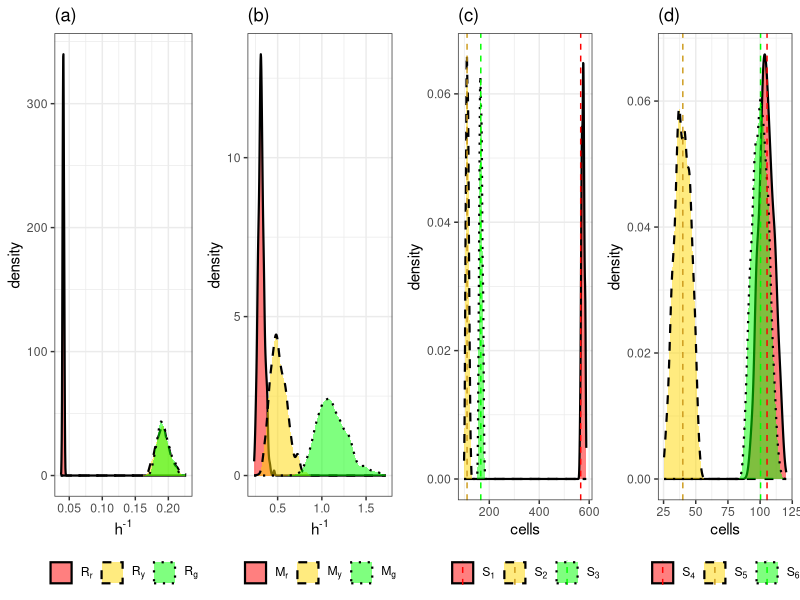
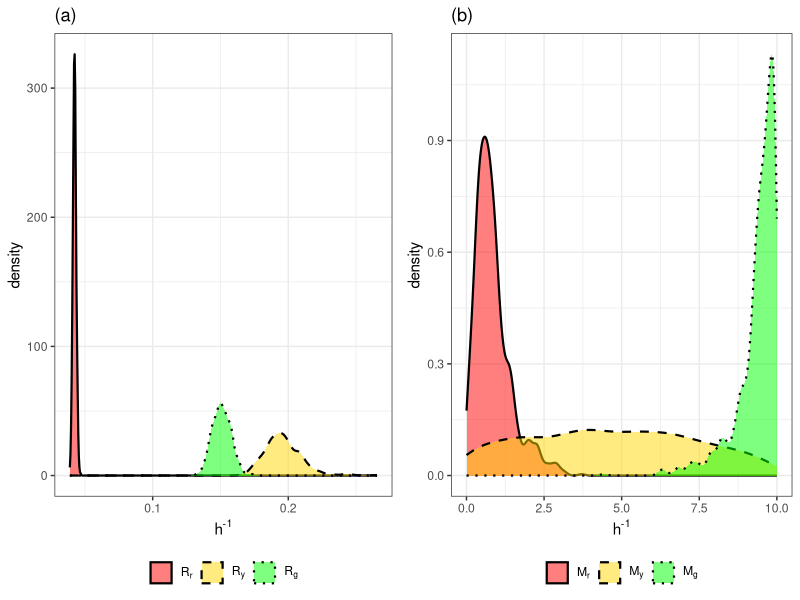
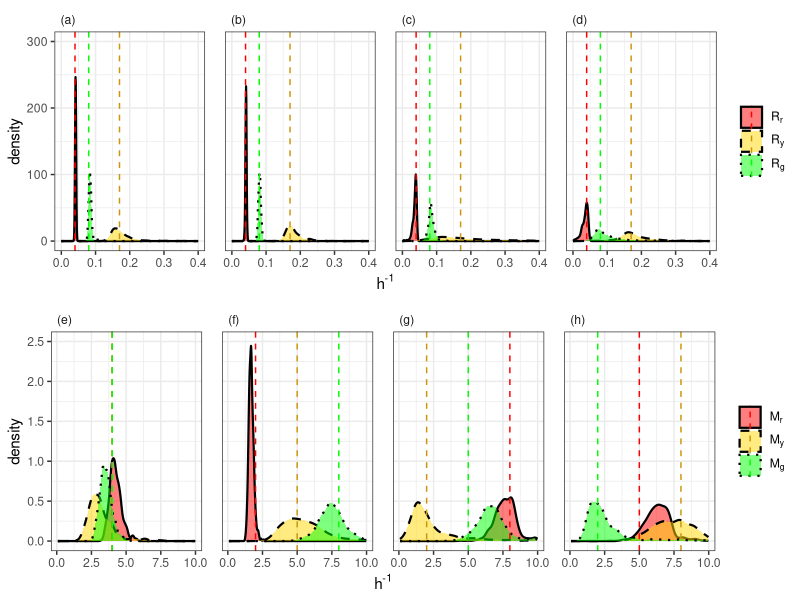
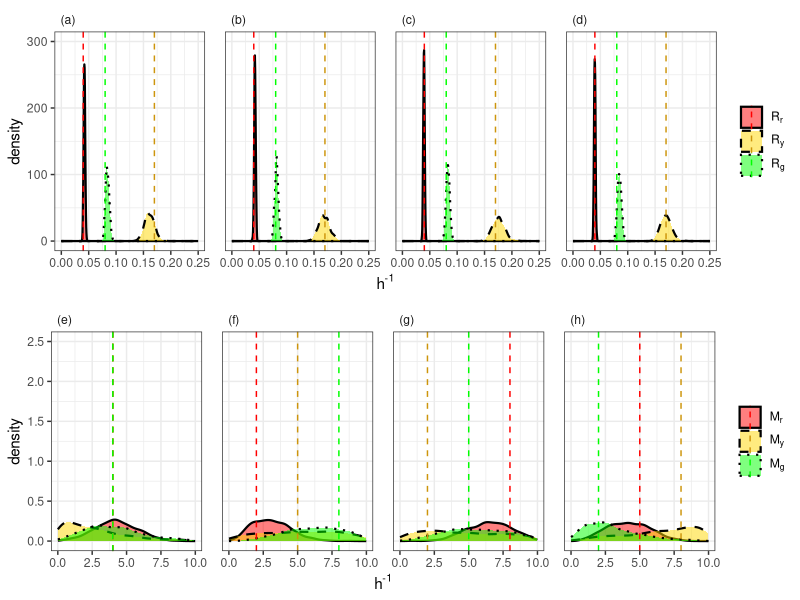
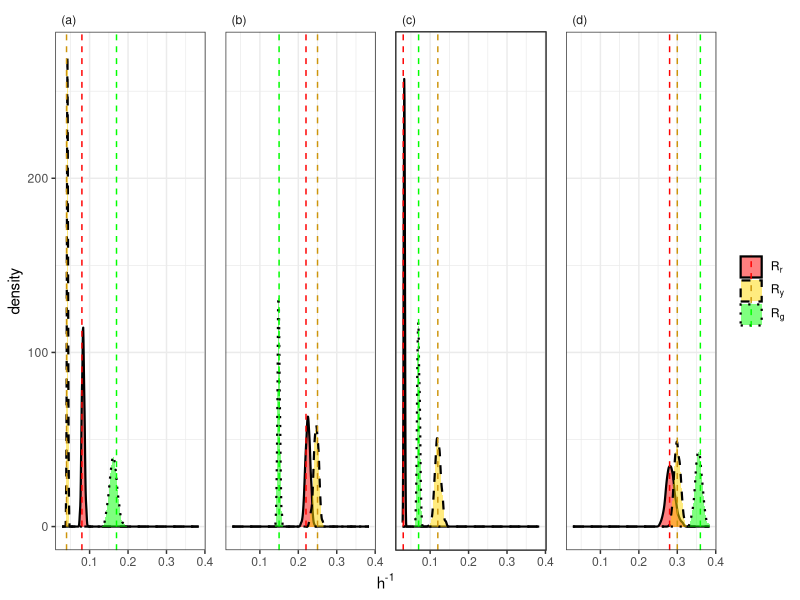
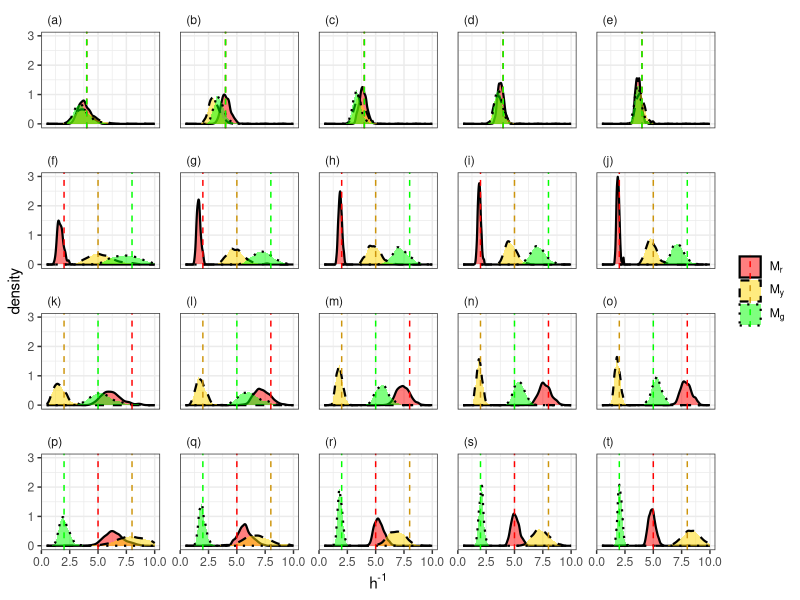
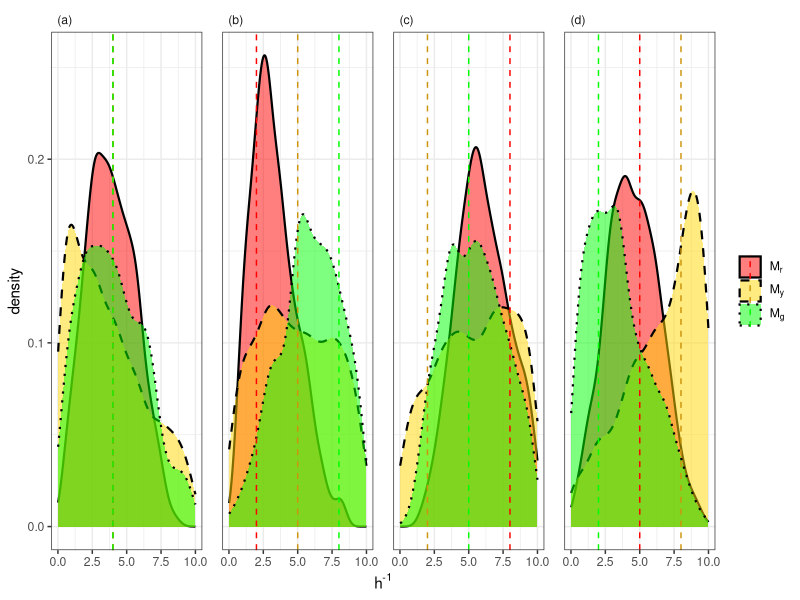
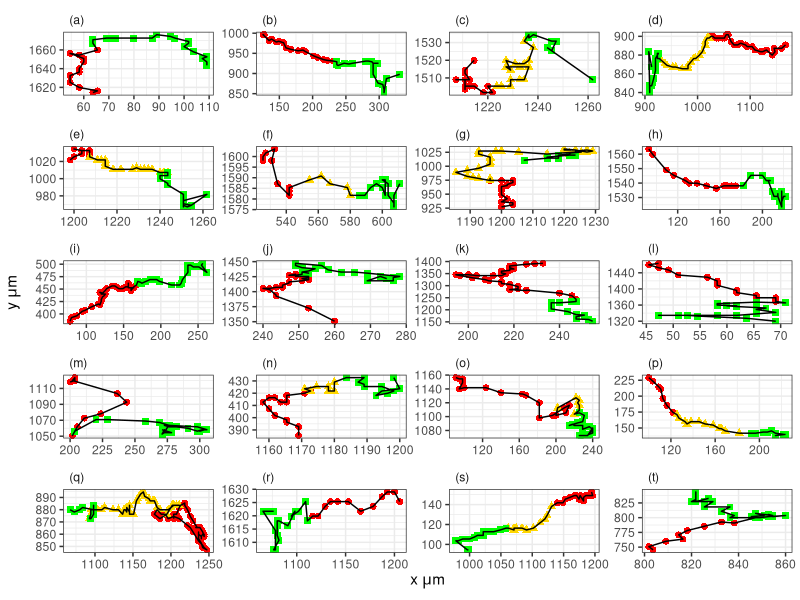

These charts were generated, in order, by the following R code:
library(readxl)
library(tidyverse)
library(ggpubr)

#set working directory to the directory of this R file
setwd(dirname(rstudioapi::getActiveDocumentContext()$path))

#load data
Experiment_CellTracking <- read_excel("../Data/SMCABC returned data/SMCABC_DATA.xlsx", sheet = "Experiment_CellTracking")
Experiment_CellDensity <- read_excel("../Data/SMCABC returned data/SMCABC_DATA.xlsx", sheet = "Experiment_CellDensity")
ProliferationData <- read_excel("../Data/SMCABC returned data/SMCABC_DATA.xlsx", sheet = "ProliferationData")
MotilityData <- read_excel("../Data/SMCABC returned data/SMCABC_DATA.xlsx", sheet = "MotilityData")
SixParameterData <- read_excel("../Data/SMCABC returned data/SMCABC_DATA.xlsx", sheet = "SixParameterData")
CellTracking <- read_excel("../Data/DataProcessing/FUCCI_processed.xlsx", sheet = "CellTracking")


#observed summary statistics
Nred <- 566
Nyellow <- 111
Ngreen <- 166
RedDistance <- 105.38626
YellowDistance <- 39.95925
GreenDistance <- 100.36051


#Experiment Plots - Cell Tracking

Experiment_CellTracking %>% 
  as_tibble() %>% 
  select(1:6) %>% 
  gather(Parameter, Value) %>% 
  mutate(Parameter = factor(Parameter, levels = c("Rr", "Ry", "Rg","Mr", "My", "Mg"))) %>% 
  group_by(Parameter) %>% 
  summarise(
    mu = signif(mean(Value), digits=3),
    sd = signif(sd(Value), digits=3),
    "2.5%" = signif(quantile(Value, 0.025), digits=3),
    "50%" = signif(quantile(Value, 0.5), digits=3),
    "97.5%" = signif(quantile(Value, 0.975), digits=3),
    CV = signif(sd/mu, digits=3)
  )


p1 <- 
  Experiment_CellTracking %>% 
  as_tibble() %>%
  select(1:6) %>% 
  gather(Parameter,Value) %>% 
  mutate(Type = case_when(
    Parameter == "Rr" | Parameter == "Ry" | Parameter == "Rg" ~ "Transition",
    Parameter == "Mr" | Parameter == "My" | Parameter == "Mg" ~ "Motility" 
  )) %>% 
  mutate(Type = factor(Type, levels = c("Transition", "Motility"))) %>% 
  mutate(Parameter = factor(Parameter, levels = c("Rr", "Ry", "Rg","Mr", "My", "Mg"))) %>% 
  filter(Type == "Transition") %>% 
  ggplot(aes(x = Value, fill = Parameter, linetype = Parameter)) + 
  geom_density(alpha = 0.5, size = 0.75) +
  facet_wrap(~Type, scale = "free") +
  scale_fill_manual(values = c("Rr" = "red", "Ry" = "gold", "Rg" = "green", "Mr" = "red", "My" = "gold", "Mg" = "green"), labels = c(expression(R[r]),expression(R[y]),expression(R[g])))+ 
  scale_linetype_manual(values = c("solid", "dashed", "dotted"), labels = c(expression(R[r]),expression(R[y]),expression(R[g]))) +
  theme_bw() +
  theme(
    legend.position = "bottom",
    legend.title = element_blank(),
    strip.text.x = element_blank()
  ) + 
  labs(x = expression("h"^"-1"), title = "(a)")

p2 <- 
  Experiment_CellTracking %>% 
  as_tibble() %>%
  select(1:6) %>% 
  gather(Parameter,Value) %>% 
  mutate(Type = case_when(
    Parameter == "Rr" | Parameter == "Ry" | Parameter == "Rg" ~ "Transition",
    Parameter == "Mr" | Parameter == "My" | Parameter == "Mg" ~ "Motility" 
  )) %>% 
  mutate(Type = factor(Type, levels = c("Transition", "Motility"))) %>% 
  mutate(Parameter = factor(Parameter, levels = c("Rr", "Ry", "Rg","Mr", "My", "Mg"))) %>% 
  filter(Type == "Motility") %>% 
  ggplot(aes(x = Value, fill = Parameter, linetype = Parameter)) + 
  geom_density(alpha = 0.5, size = 0.75) +
  facet_wrap(~Type, scale = "free") +
  scale_fill_manual(values = c("Rr" = "red", "Ry" = "gold", "Rg" = "green", "Mr" = "red", "My" = "gold", "Mg" = "green"), labels = c(expression(M[r]),expression(M[y]),expression(M[g])))+ 
  scale_linetype_manual(values = c("solid", "dashed", "dotted"), labels = c(expression(M[r]),expression(M[y]),expression(M[g]))) +
  theme_bw() +
  theme(
    legend.position = "bottom",
    legend.title = element_blank(),
    strip.text.x = element_blank()
  ) + 
  labs(x = expression("h"^"-1"), title = "(b)")

p3 <- 
  Experiment_CellTracking %>% 
  select(contains("sx")) %>% 
  gather(Parameter, Value) %>% 
  mutate(Type = case_when(
    Parameter == "sx1" | Parameter == "sx2" | Parameter == "sx3" ~ "Transition",
    Parameter == "sx4" | Parameter == "sx5" | Parameter == "sx6" ~ "Motility" 
  )) %>% 
  mutate(Type = factor(Type, levels = c("Transition", "Motility"))) %>% 
  mutate(TrueVal = case_when(
    Parameter == "sx1" ~ Nred,
    Parameter == "sx2" ~ Nyellow,
    Parameter == "sx3" ~ Ngreen,
    Parameter == "sx4" ~ RedDistance,
    Parameter == "sx5" ~ YellowDistance,
    Parameter == "sx6" ~ GreenDistance
  )) %>% 
  filter(Type == "Transition") %>% 
  ggplot(aes(x = Value, fill = Parameter, linetype = Parameter)) + 
  geom_density(alpha = 0.5, size = 0.75) +
  facet_wrap(~Type, scale = "free") + 
  geom_vline(aes(xintercept = TrueVal, color = Parameter), linetype = "dashed") +
  scale_fill_manual(values = c("sx1" = "red", "sx2" = "gold", "sx3" = "green", "sx4" = "red", "sx5" = "gold", "sx6" = "green"), labels = c(expression(S[1]),expression(S[2]),expression(S[3])))+ 
  scale_color_manual(values = c("sx1" = "red", "sx2" = "goldenrod3", "sx3" = "green", "sx4" = "red", "sx5" = "goldenrod3", "sx6" = "green"), labels = c(expression(S[1]),expression(S[2]),expression(S[3])))+ 
  scale_linetype_manual(values = c("solid", "dashed", "dotted"), labels = c(expression(S[1]),expression(S[2]),expression(S[3]))) +
  theme_bw() +
  theme(
    legend.position = "bottom",
    legend.title = element_blank(),
    strip.text.x = element_blank()
  ) + 
  labs(x = "cells", title = "(c)")

p4 <- 
  Experiment_CellTracking %>% 
  select(contains("sx")) %>% 
  gather(Parameter, Value) %>% 
  mutate(Type = case_when(
    Parameter == "sx1" | Parameter == "sx2" | Parameter == "sx3" ~ "Transition",
    Parameter == "sx4" | Parameter == "sx5" | Parameter == "sx6" ~ "Motility" 
  )) %>% 
  mutate(Type = factor(Type, levels = c("Transition", "Motility"))) %>% 
  mutate(TrueVal = case_when(
    Parameter == "sx1" ~ Nred,
    Parameter == "sx2" ~ Nyellow,
    Parameter == "sx3" ~ Ngreen,
    Parameter == "sx4" ~ RedDistance,
    Parameter == "sx5" ~ YellowDistance,
    Parameter == "sx6" ~ GreenDistance
  )) %>% 
  filter(Type == "Motility") %>% 
  ggplot(aes(x = Value, fill = Parameter, linetype = Parameter)) + 
  geom_density(alpha = 0.5, size = 0.75) +
  facet_wrap(~Type, scale = "free") + 
  geom_vline(aes(xintercept = TrueVal, color = Parameter), linetype = "dashed") +
  scale_fill_manual(values = c("sx1" = "red", "sx2" = "gold", "sx3" = "green", "sx4" = "red", "sx5" = "gold", "sx6" = "green"), labels = c(expression(S[4]),expression(S[5]),expression(S[6])))+ 
  scale_color_manual(values = c("sx1" = "red", "sx2" = "goldenrod3", "sx3" = "green", "sx4" = "red", "sx5" = "goldenrod3", "sx6" = "green"), labels = c(expression(S[4]),expression(S[5]),expression(S[6])))+ 
  scale_linetype_manual(values = c("solid", "dashed", "dotted"), labels = c(expression(S[4]),expression(S[5]),expression(S[6]))) + 
  theme_bw() +
  theme(
    legend.position = "bottom",
    legend.title = element_blank(),
    strip.text.x = element_blank()
  ) + 
  labs(x = "cells", title = "(d)")

ggarrange(p1,p2,p3,p4, nrow = 1)
ggsave("ExperimentResults_CellTracking.pdf", width = 9, height = 4, units = "in")

#Experiment Plots - SpatioTemporal
p1 <- 
  Experiment_CellDensity %>% 
  as_tibble() %>%
  select(1:6) %>% 
  gather(Parameter,Value) %>% 
  mutate(Type = case_when(
    Parameter == "Rr" | Parameter == "Ry" | Parameter == "Rg" ~ "Transition",
    Parameter == "Mr" | Parameter == "My" | Parameter == "Mg" ~ "Motility" 
  )) %>% 
  mutate(Type = factor(Type, levels = c("Transition", "Motility"))) %>% 
  mutate(Parameter = factor(Parameter, levels = c("Rr", "Ry", "Rg","Mr", "My", "Mg"))) %>% 
  filter(Type == "Transition") %>% 
  ggplot(aes(x = Value, fill = Parameter, linetype = Parameter)) + 
  geom_density(alpha = 0.5, size = 0.75) +
  facet_wrap(~Type, scale = "free") +
  scale_fill_manual(values = c("Rr" = "red", "Ry" = "gold", "Rg" = "green", "Mr" = "red", "My" = "gold", "Mg" = "green"), labels = c(expression(R[r]),expression(R[y]),expression(R[g])))+ 
  scale_linetype_manual(values = c("solid", "dashed", "dotted"), labels = c(expression(R[r]),expression(R[y]),expression(R[g]))) +
  theme_bw() +
  theme(
    legend.position = "bottom",
    legend.title = element_blank(),
    strip.text.x = element_blank()
  ) + 
  labs(x = expression("h"^"-1"), title = "(a)")

p2 <- 
  Experiment_CellDensity %>% 
  as_tibble() %>%
  select(1:6) %>% 
  gather(Parameter,Value) %>% 
  mutate(Type = case_when(
    Parameter == "Rr" | Parameter == "Ry" | Parameter == "Rg" ~ "Transition",
    Parameter == "Mr" | Parameter == "My" | Parameter == "Mg" ~ "Motility" 
  )) %>% 
  mutate(Type = factor(Type, levels = c("Transition", "Motility"))) %>% 
  mutate(Parameter = factor(Parameter, levels = c("Rr", "Ry", "Rg","Mr", "My", "Mg"))) %>% 
  filter(Type == "Motility") %>% 
  ggplot(aes(x = Value, fill = Parameter, linetype = Parameter)) + 
  geom_density(alpha = 0.5, size = 0.75) +
  facet_wrap(~Type, scale = "free") +
  scale_fill_manual(values = c("Rr" = "red", "Ry" = "gold", "Rg" = "green", "Mr" = "red", "My" = "gold", "Mg" = "green"), labels = c(expression(M[r]),expression(M[y]),expression(M[g])))+ 
  scale_linetype_manual(values = c("solid", "dashed", "dotted"), labels = c(expression(M[r]),expression(M[y]),expression(M[g]))) +
  theme_bw() +
  theme(
    legend.position = "bottom",
    legend.title = element_blank(),
    strip.text.x = element_blank()
  ) + 
  labs(x = expression("h"^"-1"), title = "(b)")

ggarrange(p1,p2, nrow = 1)
ggsave("ExperimentResults_SpatioTemporal.pdf", width = 4.5, height = 4, units = "in")

#SixParameters Plots - CellTracking

SixParameterData_CellTracking <-
  SixParameterData %>% 
  filter(MotilityData == "CellTracking") %>% 
  select(c(1:6,"Simulation")) %>% 
  gather(Parameter, Value, -Simulation) %>% 
  mutate(Parameter = factor(Parameter, levels = c("Rr", "Ry", "Rg","Mr", "My", "Mg"))) %>% 
  mutate(TrueValue = case_when(
    Simulation == 1 & Parameter == "Mr" ~ 4,
    Simulation == 1 & Parameter == "My" ~ 4,
    Simulation == 1 & Parameter == "Mg" ~ 4,
    Simulation == 2 & Parameter == "Mr" ~ 2,
    Simulation == 2 & Parameter == "My" ~ 5,
    Simulation == 2 & Parameter == "Mg" ~ 8,
    Simulation == 3 & Parameter == "Mr" ~ 8,
    Simulation == 3 & Parameter == "My" ~ 2,
    Simulation == 3 & Parameter == "Mg" ~ 5,
    Simulation == 4 & Parameter == "Mr" ~ 5,
    Simulation == 4 & Parameter == "My" ~ 8,
    Simulation == 4 & Parameter == "Mg" ~ 2,
    Parameter == "Rr" ~ 0.04,
    Parameter == "Ry" ~ 0.17,
    Parameter == "Rg" ~ 0.08
  )) %>% 
  mutate(Parameter_type = case_when(
    Parameter %in% c("Rr", "Ry", "Rg") ~ "Transition",
    Parameter %in% c("Mr", "My", "Mg") ~ "Motility",
  )) %>% 
  mutate(Parameter_type = factor(Parameter_type, levels = c("Transition", "Motility"))) %>% 
  mutate(facets = case_when(
    Simulation == 1 & Parameter_type == "Transition" ~ "(a)",
    Simulation == 2 & Parameter_type == "Transition" ~ "(b)",
    Simulation == 3 & Parameter_type == "Transition" ~ "(c)",
    Simulation == 4 & Parameter_type == "Transition" ~ "(d)",
    Simulation == 1 & Parameter_type == "Motility" ~ "(e)",
    Simulation == 2 & Parameter_type == "Motility" ~ "(f)",
    Simulation == 3 & Parameter_type == "Motility" ~ "(g)",
    Simulation == 4 & Parameter_type == "Motility" ~ "(h)"
  )) 

p1 <-
  SixParameterData_CellTracking %>%
  filter(Parameter_type == "Transition") %>% 
  ggplot(aes(x = Value, fill = Parameter, linetype = Parameter)) + 
  geom_density(alpha = 0.5, size = 0.75) + 
  geom_vline(aes(xintercept = TrueValue, color = Parameter), linetype = "dashed") +
  facet_wrap(~facets, nrow = 1) + 
  scale_fill_manual(values=c("red", "gold", "green"), labels = c(expression(R[r]),expression(R[y]),expression(R[g]))) + 
  scale_color_manual(values=c("red", "darkgoldenrod3", "green"), labels = c(expression(R[r]),expression(R[y]),expression(R[g])))+ 
  scale_linetype_manual(values = c("solid", "dashed", "dotted"), labels = c(expression(R[r]),expression(R[y]),expression(R[g]))) +
  theme_bw() +
  theme(
    legend.title = element_blank(),
    panel.spacing = unit(1, "lines"),
    strip.text.x = element_text(angle = 0, hjust = 0),
    strip.text.y = element_blank(),
    strip.background = element_blank()
  ) + 
  xlim(0,0.4) +
  ylim(0,300) + 
  labs(x = expression("h"^"-1"))

p2 <- 
  SixParameterData_CellTracking %>%
  filter(Parameter_type == "Motility")  %>% 
  ggplot(aes(x = Value, fill = Parameter, linetype = Parameter)) + 
  geom_density(alpha = 0.5, size = 0.75) + 
  geom_vline(aes(xintercept = TrueValue, color = Parameter), linetype = "dashed") +
  facet_wrap(~facets, nrow = 1) + 
  scale_fill_manual(values=c("red", "gold", "green"), labels = c(expression(M[r]),expression(M[y]),expression(M[g]))) + 
  scale_color_manual(values=c("red", "darkgoldenrod3", "green"), labels = c(expression(M[r]),expression(M[y]),expression(M[g]))) +  
  scale_linetype_manual(values = c("solid", "dashed", "dotted"), labels = c(expression(M[r]),expression(M[y]),expression(M[g]))) +
  theme_bw() +
  theme(
    legend.title = element_blank(),
    panel.spacing = unit(1, "lines"),
    strip.text.x = element_text(angle = 0, hjust = 0),
    strip.text.y = element_blank(),
    strip.background = element_blank()
  ) +
  ylim(0,2.5) +
  labs(x = expression("h"^"-1"))
       
ggarrange(p1,p2, nrow = 2) 

ggsave("SixParameters_SIM_CellTracking.pdf", width = 9, height = 8, units = "in")

#SixParameters Plots - CellDensity

SixParameterData_CellDensity <-
  SixParameterData %>% 
  filter(MotilityData == "CellDensity") %>% 
  select(c(1:6,"Simulation")) %>% 
  gather(Parameter, Value, -Simulation) %>% 
  mutate(Parameter = factor(Parameter, levels = c("Rr", "Ry", "Rg","Mr", "My", "Mg"))) %>% 
  mutate(TrueValue = case_when(
    Simulation == 1 & Parameter == "Mr" ~ 4,
    Simulation == 1 & Parameter == "My" ~ 4,
    Simulation == 1 & Parameter == "Mg" ~ 4,
    Simulation == 2 & Parameter == "Mr" ~ 2,
    Simulation == 2 & Parameter == "My" ~ 5,
    Simulation == 2 & Parameter == "Mg" ~ 8,
    Simulation == 3 & Parameter == "Mr" ~ 8,
    Simulation == 3 & Parameter == "My" ~ 2,
    Simulation == 3 & Parameter == "Mg" ~ 5,
    Simulation == 4 & Parameter == "Mr" ~ 5,
    Simulation == 4 & Parameter == "My" ~ 8,
    Simulation == 4 & Parameter == "Mg" ~ 2,
    Parameter == "Rr" ~ 0.04,
    Parameter == "Ry" ~ 0.17,
    Parameter == "Rg" ~ 0.08
  )) %>% 
  mutate(Parameter_type = case_when(
    Parameter %in% c("Rr", "Ry", "Rg") ~ "Transition",
    Parameter %in% c("Mr", "My", "Mg") ~ "Motility",
  )) %>% 
  mutate(Parameter_type = factor(Parameter_type, levels = c("Transition", "Motility"))) %>% 
  mutate(facets = case_when(
    Simulation == 1 & Parameter_type == "Transition" ~ "(a)",
    Simulation == 2 & Parameter_type == "Transition" ~ "(b)",
    Simulation == 3 & Parameter_type == "Transition" ~ "(c)",
    Simulation == 4 & Parameter_type == "Transition" ~ "(d)",
    Simulation == 1 & Parameter_type == "Motility" ~ "(e)",
    Simulation == 2 & Parameter_type == "Motility" ~ "(f)",
    Simulation == 3 & Parameter_type == "Motility" ~ "(g)",
    Simulation == 4 & Parameter_type == "Motility" ~ "(h)"
  )) 

p1 <-
  SixParameterData_CellDensity %>%
  filter(Parameter_type == "Transition") %>% 
  ggplot(aes(x = Value, fill = Parameter, linetype = Parameter)) + 
  geom_density(alpha = 0.5, size = 0.75) + 
  geom_vline(aes(xintercept = TrueValue, color = Parameter), linetype = "dashed") +
  facet_wrap(~facets, nrow = 1) + 
  scale_fill_manual(values=c("red", "gold", "green"), labels = c(expression(R[r]),expression(R[y]),expression(R[g]))) + 
  scale_color_manual(values=c("red", "darkgoldenrod3", "green"), labels = c(expression(R[r]),expression(R[y]),expression(R[g])))+ 
  scale_linetype_manual(values = c("solid", "dashed", "dotted"), labels = c(expression(R[r]),expression(R[y]),expression(R[g]))) +
  theme_bw() +
  theme(
    legend.title = element_blank(),
    panel.spacing = unit(1, "lines"),
    strip.text.x = element_text(angle = 0, hjust = 0),
    strip.text.y = element_blank(),
    strip.background = element_blank()
  ) + 
  xlim(0,0.25) + 
  ylim(0,300) +
  labs(x = expression("h"^"-1"))

p2 <- 
  SixParameterData_CellDensity %>%
  filter(Parameter_type == "Motility")  %>% 
  ggplot(aes(x = Value, fill = Parameter, linetype = Parameter)) + 
  geom_density(alpha = 0.5, size = 0.75) + 
  geom_vline(aes(xintercept = TrueValue, color = Parameter), linetype = "dashed") +
  facet_wrap(~facets, nrow = 1) + 
  scale_fill_manual(values=c("red", "gold", "green"), labels = c(expression(M[r]),expression(M[y]),expression(M[g]))) + 
  scale_color_manual(values=c("red", "darkgoldenrod3", "green"), labels = c(expression(M[r]),expression(M[y]),expression(M[g]))) +  
  scale_linetype_manual(values = c("solid", "dashed", "dotted"), labels = c(expression(M[r]),expression(M[y]),expression(M[g]))) +
  theme_bw() +
  theme(
    legend.title = element_blank(),
    panel.spacing = unit(1, "lines"),
    strip.text.x = element_text(angle = 0, hjust = 0),
    strip.text.y = element_blank(),
    strip.background = element_blank()
  ) + 
  ylim(0,2.5) +
  labs(x = expression("h"^"-1"))

ggarrange(p1,p2, nrow = 2)

ggsave("SixParameters_SIM_CellDensity.pdf", width = 9, height = 8, units = "in")

#Proliferation Plots
ProliferationData %>% 
  gather(Parameter,Value,-Simulation) %>% 
  mutate(TrueValue = case_when(
    Simulation == 1 & Parameter == "Rr" ~ 0.04,
    Simulation == 1 & Parameter == "Ry" ~ 0.17,
    Simulation == 1 & Parameter == "Rg" ~ 0.08,
    Simulation == 2 & Parameter == "Rr" ~ 0.25,
    Simulation == 2 & Parameter == "Ry" ~ 0.15,
    Simulation == 2 & Parameter == "Rg" ~ 0.22,
    Simulation == 3 & Parameter == "Rr" ~ 0.12,
    Simulation == 3 & Parameter == "Ry" ~ 0.07,
    Simulation == 3 & Parameter == "Rg" ~ 0.03,
    Simulation == 4 & Parameter == "Rr" ~ 0.3,
    Simulation == 4 & Parameter == "Ry" ~ 0.36,
    Simulation == 4 & Parameter == "Rg" ~ 0.28
    )
  ) %>% 
  mutate(facets = case_when(
    Simulation == 1 ~ "(a)",
    Simulation == 2 ~ "(b)",
    Simulation == 3 ~ "(c)",
    Simulation == 4 ~ "(d)"
  )) %>% 
  ggplot(aes(x = Value, fill = Parameter, linetype = Parameter)) + 
  geom_density(alpha = 0.5, size = 0.75) +
  geom_vline(aes(xintercept = TrueValue, color = Parameter), linetype='dashed') + 
  facet_wrap(~facets, nrow = 1) + 
  scale_fill_manual(values=c("red", "gold", "green"), labels = c(expression(R[r]),expression(R[y]),expression(R[g]))) + 
  scale_color_manual(values=c("red", "darkgoldenrod3", "green"), labels = c(expression(R[r]),expression(R[y]),expression(R[g]))) +
  scale_linetype_manual(values = c("solid", "dashed", "dotted"), labels = c(expression(R[r]),expression(R[y]),expression(R[g]))) +
  theme_bw() +
  theme(
    legend.title = element_blank(),
    panel.spacing = unit(1, "lines"),
    strip.text.x = element_text(angle = 0, hjust = 0),
    strip.text.y = element_blank(),
    strip.background = element_blank()
  ) + 
  labs(x = expression("h"^"-1"))

ggsave("Proliferation_SIM.pdf", width = 9, height = 4, units = "in")


#Motility Plots 
MotilityData <-
  MotilityData %>% 
  gather(Parameter, Value, -c(Simulation, ntrack, MotilityData)) %>% 
  mutate(Parameter = factor(Parameter, levels = c("Mr", "My", "Mg"))) %>% 
  mutate(TrueValue = case_when(
    Simulation == 1 & Parameter == "Mr" ~ 4,
    Simulation == 1 & Parameter == "My" ~ 4,
    Simulation == 1 & Parameter == "Mg" ~ 4,
    Simulation == 2 & Parameter == "Mr" ~ 2,
    Simulation == 2 & Parameter == "My" ~ 5,
    Simulation == 2 & Parameter == "Mg" ~ 8,
    Simulation == 3 & Parameter == "Mr" ~ 8,
    Simulation == 3 & Parameter == "My" ~ 2,
    Simulation == 3 & Parameter == "Mg" ~ 5,
    Simulation == 4 & Parameter == "Mr" ~ 5,
    Simulation == 4 & Parameter == "My" ~ 8,
    Simulation == 4 & Parameter == "Mg" ~ 2 
  )) 

MotilityData %>% 
  filter(MotilityData == "CellTracking") %>% 
  mutate(ntrack = as.factor(ntrack)) %>% 
  mutate(facets = case_when(
    Simulation == 1 & ntrack == 10 ~ "(a)",
    Simulation == 1 & ntrack == 20 ~ "(b)",
    Simulation == 1 & ntrack == 30 ~ "(c)",
    Simulation == 1 & ntrack == 40 ~ "(d)",
    Simulation == 1 & ntrack == 50 ~ "(e)",
    Simulation == 2 & ntrack == 10 ~ "(f)",
    Simulation == 2 & ntrack == 20 ~ "(g)",
    Simulation == 2 & ntrack == 30 ~ "(h)",
    Simulation == 2 & ntrack == 40 ~ "(i)",
    Simulation == 2 & ntrack == 50 ~ "(j)",
    Simulation == 3 & ntrack == 10 ~ "(k)",
    Simulation == 3 & ntrack == 20 ~ "(l)",
    Simulation == 3 & ntrack == 30 ~ "(m)",
    Simulation == 3 & ntrack == 40 ~ "(n)",
    Simulation == 3 & ntrack == 50 ~ "(o)",
    Simulation == 4 & ntrack == 10 ~ "(p)",
    Simulation == 4 & ntrack == 20 ~ "(q)",
    Simulation == 4 & ntrack == 30 ~ "(r)",
    Simulation == 4 & ntrack == 40 ~ "(s)",
    Simulation == 4 & ntrack == 50 ~ "(t)"
  )) %>% 
  ggplot(aes(x = Value, fill = Parameter, linetype = Parameter)) + 
  geom_density(alpha = 0.5, size = 0.75) + 
  geom_vline(aes(xintercept = TrueValue, color = Parameter), linetype='dashed') + 
  facet_wrap(~facets, ncol = 5) + 
  scale_fill_manual(values=c("red", "gold", "green"), labels = c(expression(M[r]),expression(M[y]),expression(M[g]))) + 
  scale_color_manual(values=c("red", "darkgoldenrod3", "green"), labels = c(expression(M[r]),expression(M[y]),expression(M[g]))) +
  scale_linetype_manual(values = c("solid", "dashed", "dotted"), labels = c(expression(M[r]),expression(M[y]),expression(M[g]))) +
  theme_bw() +
  theme(
    legend.title = element_blank(),
    panel.spacing = unit(1, "lines"),
    strip.text.x = element_text(angle = 0, hjust = 0),
    strip.text.y = element_blank(),
    strip.background = element_blank()
  ) + 
  labs(x = expression("h"^"-1"))

ggsave("Motility_SIM_CellTracking.pdf", width = 8, height = 8, units = "in")

MotilityData %>% 
  filter(MotilityData == "CellDensity") %>% 
  mutate(facets = case_when(
    Simulation == 1 ~ "(a)",
    Simulation == 2 ~ "(b)",
    Simulation == 3 ~ "(c)",
    Simulation == 4 ~ "(d)"
  )) %>% 
  ggplot(aes(x = Value, fill = Parameter, linetype = Parameter)) + 
  geom_density(alpha = 0.5, size = 0.75) + 
  geom_vline(aes(xintercept = TrueValue, color = Parameter), linetype='dashed') + 
  facet_wrap(~facets, nrow = 1) + 
  scale_fill_manual(values=c("red", "gold", "green"), labels = c(expression(M[r]),expression(M[y]),expression(M[g]))) + 
  scale_color_manual(values=c("red", "darkgoldenrod3", "green"), labels = c(expression(M[r]),expression(M[y]),expression(M[g]))) +
  scale_linetype_manual(values = c("solid", "dashed", "dotted"), labels = c(expression(M[r]),expression(M[y]),expression(M[g]))) +
  theme_bw() +
  theme(
    legend.title = element_blank(),
    panel.spacing = unit(1, "lines"),
    strip.text.x = element_text(angle = 0, hjust = 0),
    strip.text.y = element_blank(),
    strip.background = element_blank()
  ) + 
  labs(x = expression("h"^"-1"))

ggsave("Motility_SIM_CellDensity.pdf", width = 9, height = 4, units = "in")

## Cell Trajectories ## - 8x8

CellTracking %>% 
  mutate(firstID = ifelse(frame == 1, ntrack, NA)) %>%
  mutate(
    color = case_when(color == 1 ~ "G1", color == 2 ~ "eS", color == 3 ~ "S/G2/M"),
    color = factor(color, levels = c("G1", "eS", "S/G2/M"))
    ) %>% 
  mutate(facets = case_when(
    ntrack == 1 ~ "(a)",
    ntrack == 2 ~ "(b)",
    ntrack == 3 ~ "(c)",
    ntrack == 4 ~ "(d)",
    ntrack == 5 ~ "(e)",
    ntrack == 6 ~ "(f)",
    ntrack == 7 ~ "(g)",
    ntrack == 8 ~ "(h)",
    ntrack == 9 ~ "(i)",
    ntrack == 10 ~ "(j)",
    ntrack == 11 ~ "(k)",
    ntrack == 12 ~ "(l)",
    ntrack == 13 ~ "(m)",
    ntrack == 14 ~ "(n)",
    ntrack == 15 ~ "(o)",
    ntrack == 16 ~ "(p)",
    ntrack == 17 ~ "(q)",
    ntrack == 18 ~ "(r)",
    ntrack == 19 ~ "(s)",
    ntrack == 20 ~ "(t)")) %>% 
  ggplot(aes(x = x, y = y)) +
  geom_point(aes(color = as.factor(color), shape = as.factor(color)), size = 2) +
  geom_path(color = "black") +
  facet_wrap(~facets, scale = "free", nrow = 5) +
  labs(x = expression(paste("x ",mu,"m")), y = expression(paste("y ",mu,"m"))) +
  theme_bw() +
  theme(
    legend.position = "none",
    legend.title = element_blank(),
    strip.background = element_blank(),
    strip.text.x = element_text(angle = 0, hjust = 0)
  ) +
  scale_colour_manual(values = c("red", "gold", "green")) 

ggsave("CellTrajectories.pdf", width = 8, height = 8, units = "in")

#cell trajectories (sub sample)
CellTracking %>% 
  mutate(firstID = ifelse(frame == 1, ntrack, NA)) %>% 
  mutate(
    color = case_when(color == 1 ~ "G1", color == 2 ~ "eS", color == 3 ~ "S/G2/M"),
    color = factor(color, levels = c("G1", "eS", "S/G2/M"))
  ) %>%  
  filter(ntrack %in% c(1,12,11,15,2,9,16,18,3,17,5,14,19)) %>% 
  ggplot(aes(x = x, y = y, group = ntrack)) +
  geom_point(aes(color = as.factor(color), shape = as.factor(color)), size = 2) +
  geom_path(color = "black") +
  labs(x = "", y = "") +
  theme_bw() + 
  theme(legend.position = "bottom",
        legend.title = element_blank()) +
  scale_colour_manual(values = c("red", "gold", "green"))

ggsave("CellTrajectories_subsample.pdf", width = 5, height = 5, units = "in")
